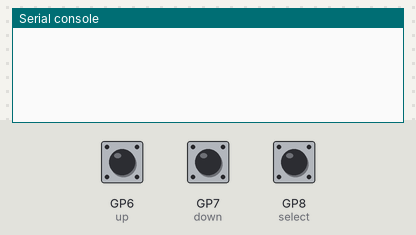
Bench run of a program on a simulated Raspberry Pi Pico running MicroPython. Parts: the last lines printed to the serial console. The test bench sets the inputs (shaded band); at power-on: GP6 (up) LOW, GP7 (down) LOW, GP8 (select) LOW.

Above: at 1.2 s.
1.3 s: GP6 (up) pulled HIGH for 0.15 s
At 2.5 s:
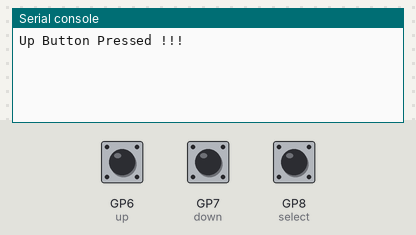
2.9 s: GP7 (down) pulled HIGH for 0.15 s
At 3.7 s:
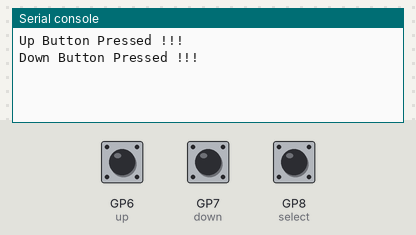
4.5 s: GP8 (select) pulled HIGH for 0.15 s
At 6.1 s:
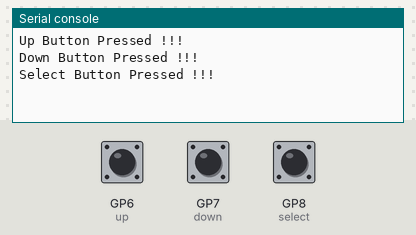

The program:

GP6_7_8_Button.py
```python
from machine import Pin, PWM, Timer
import utime

up = Pin(6, Pin.IN, Pin.PULL_DOWN)
down = Pin(7, Pin.IN, Pin.PULL_DOWN)
select = Pin(8, Pin.IN, Pin.PULL_DOWN)

def up_handler(pin):
    up.irq(handler=None)
    utime.sleep_ms(100)
    if up.value():
        print("Up Button Pressed !!!")
    up.irq(handler=up_handler)

def down_handler(pin):
    down.irq(handler=None)
    utime.sleep_ms(100)
    if down.value():
        print("Down Button Pressed !!!")
    down.irq(handler=down_handler)

def select_handler(pin):
    select.irq(handler=None)
    utime.sleep_ms(100)
    if select.value():
        print("Select Button Pressed !!!")
    select.irq(handler=select_handler)

up.irq(trigger=Pin.IRQ_RISING, handler=up_handler)
down.irq(trigger=Pin.IRQ_RISING, handler=down_handler)
select.irq(trigger=Pin.IRQ_RISING, handler=select_handler)

while True:
    utime.sleep(5)
```

Measured:
- after the input at 1.3 s, the serial console: prints a new line after 0.10 s (image 1)
- after the input at 2.9 s, the serial console: prints a new line after 0.10 s (image 2)
- after the input at 4.5 s, the serial console: prints a new line after 0.10 s (image 3)
